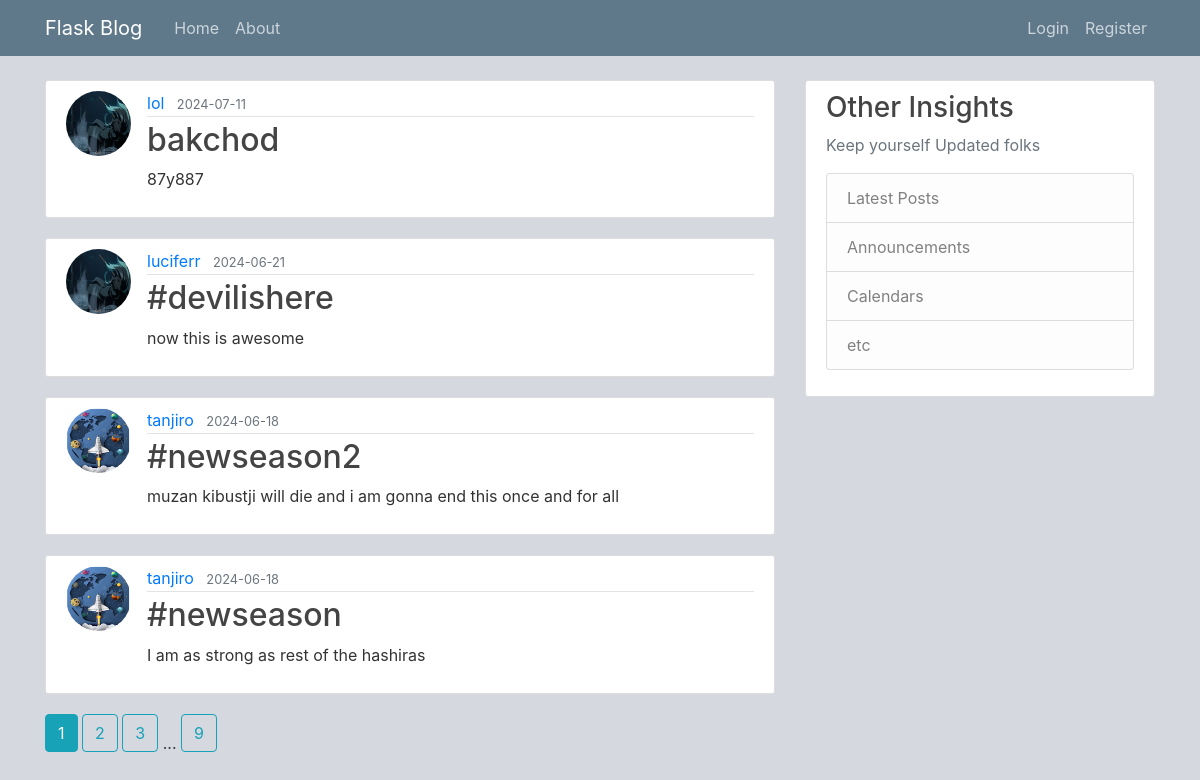
Page /home on the earlier database version.
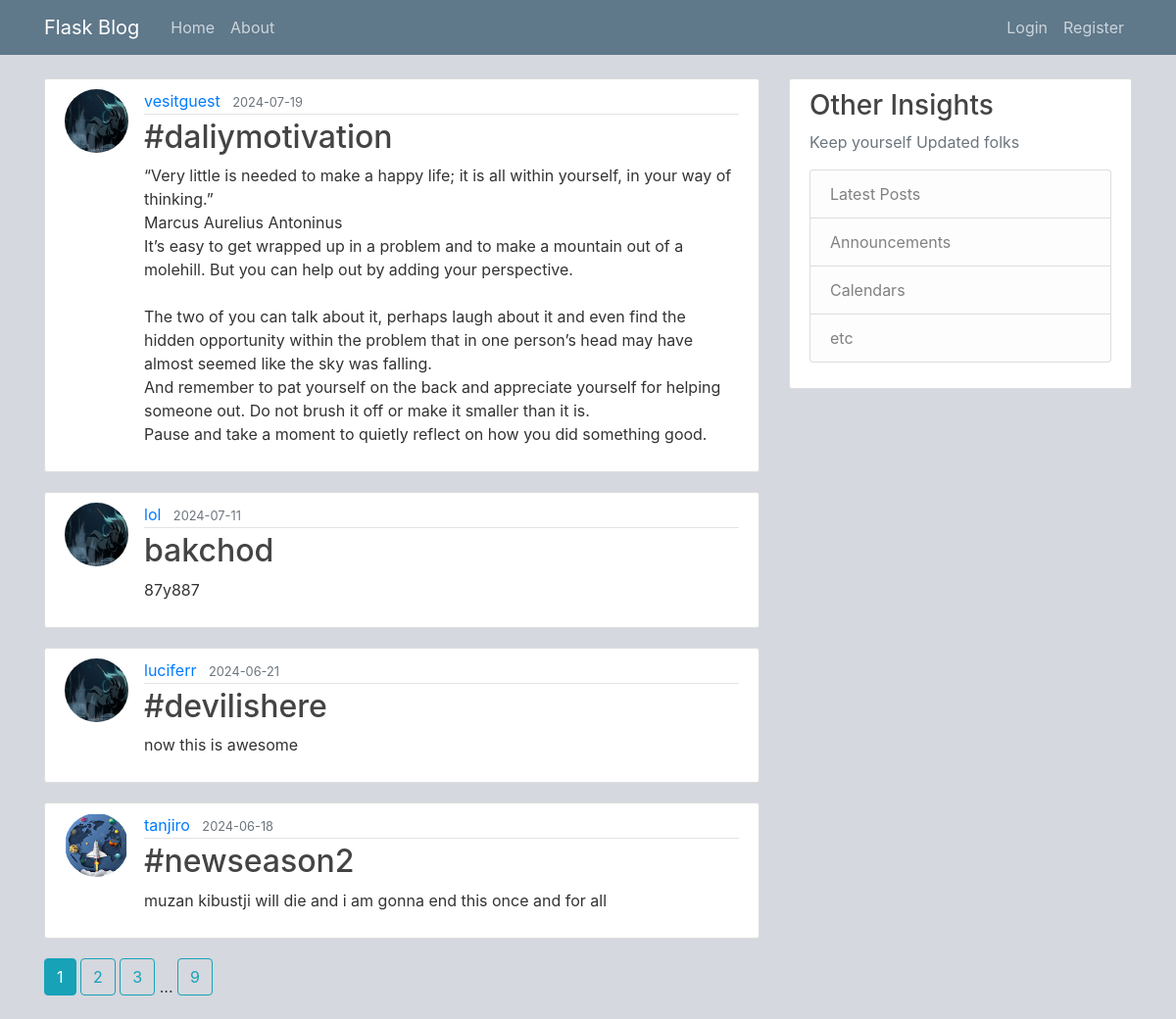
Same page on the later database version.
### flaskblog/models.py (models this page shows, shortened)
class Post(db.Model):
    id = db.Column(db.Integer, primary_key=True)
    title = db.Column(db.String(100), nullable=False)
    date_posted = db.Column(db.DateTime, nullable=False, default=datetime.utcnow)
    content = db.Column(db.Text, nullable=False)
    user_id = db.Column(db.Integer, db.ForeignKey('user.id'), nullable=False)

class User(db.Model, UserMixin):
    id = db.Column(db.Integer, primary_key=True)
    username = db.Column(db.String(20), unique=True, nullable=False)
    email = db.Column(db.String(120), unique=True, nullable=False)
    image_file = db.Column(db.String(20), nullable=False, default='default.jpg')
    password = db.Column(db.String(60), nullable=False)
    posts = db.relationship('Post', backref='author', lazy=True)

### flaskblog/main/routes.py (the view)
@main.route("/")
@main.route("/home")
def home():
    page=request.args.get('page', 1, type=int)
    posts= Post.query.order_by(Post.date_posted.desc()).paginate(page=page, per_page=4)
    return render_template('home.html', posts=posts)

### flaskblog/templates/home.html
{% extends "layout.html" %}
{% block content %}
    {% for post in posts.items %}
        <article class="media content-section">
          <img class="rounded-circle article-img" src="{{ url_for('static', filename='pfp/' + post.author.image_file) }}">
          <div class="media-body">
            <div class="article-metadata">
              <a class="mr-2" href="{{url_for('users.user_posts', username = post.author.username)}}"> {{ post.author.username }} </a>
              <small class="text-muted">{{ post.date_posted.strftime('%Y-%m-%d') }}</small>
            </div>
            <h2><a class="article-title" href="{{ url_for('posts.post', post_id=post.id)}}">{{ post.title }}</a></h2>
            <p class="article-content">{{ post.content }}</p>
          </div>
        </article>
    {% endfor %}
    {% for page_num in posts.iter_pages(left_edge=1, right_edge=1, left_current=1, right_current=2) %}
      {% if page_num %}
        {% if posts.page == page_num %}
          <a class="btn btn-info mb-4" href="{{ url_for('main.home', page=page_num) }}">{{ page_num }}</a>
        {% else %}
          <a class="btn btn-outline-info mb-4" href="{{ url_for('main.home', page=page_num) }}">{{ page_num }}</a>
        {% endif %}
      {% else %}
        ...
    {% endif %}
  {% endfor %}
{% endblock content %}

### flaskblog/templates/layout.html (shortened to what this page needs)
<!DOCTYPE html>
<html>
<head>
    <link rel="stylesheet" href="https://maxcdn.bootstrapcdn.com/bootstrap/4.0.0/css/bootstrap.min.css">
    <link rel="stylesheet" type="text/css" href="{{ url_for('static', filename='main.css') }}">
</head>
<body>
    <header class="site-header">
      <nav class="navbar navbar-expand-md navbar-dark bg-steel fixed-top">
        <div class="container">
          <a class="navbar-brand mr-4" href="/">Flask Blog</a>
          <div class="collapse navbar-collapse" id="navbarToggle">
            <div class="navbar-nav mr-auto">
              <a class="nav-item nav-link" href="{{ url_for('main.home') }}">Home</a>
              <a class="nav-item nav-link" href="{{ url_for('main.about') }}">About</a>
            </div>
            <div class="navbar-nav">
              {% if current_user.is_authenticated %}
              <a class="nav-item nav-link" href="{{ url_for('posts.new_post') }}">New Post</a>
                <a class="nav-item nav-link" href="{{ url_for('users.account') }}">Profile</a>
                <a class="nav-item nav-link" href="{{ url_for('users.logout') }}">Logout</a>
              {% else %}
                <a class="nav-item nav-link" href="{{ url_for('users.login') }}">Login</a>
                <a class="nav-item nav-link" href="{{ url_for('users.register') }}">Register</a>
              {% endif%}
            </div>
          </div>
        </div>
      </nav>
    </header>
    <main role="main" class="container">
      <div class="row">
        <div class="col-md-8">
          {% block content %}                  {% endblock %}
        </div>
        <div class="col-md-4">
          <div class="content-section">
            <h3>Other Insights</h3>
            <p class='text-muted'>Keep yourself Updated folks
              <ul class="list-group">
                <li class="list-group-item list-group-item-light">Latest Posts</li>
                <li class="list-group-item list-group-item-light">Announcements</li>
                <li class="list-group-item list-group-item-light">Calendars</li>
                <li class="list-group-item list-group-item-light">etc</li>
              </ul>
            </p>
          </div>
        </div>
      </div>
    </main>
</body>
</html>

### flaskblog/static/main.css (style rules this page uses)
body { background: #d5d8de; color: #333333; margin-top: 5rem; }
h1, h2, h3, h4, h5, h6 { color: #444444; }
.bg-steel { background-color: #5f788a; }
.site-header .navbar-nav .nav-link { color: #cbd5db; }
.content-section { background: #ffffff; padding: 10px 20px; border: 1px solid #dddddd; border-radius: 3px; margin-bottom: 20px; }
.article-title { color: #444444; }
.article-content { white-space: pre-line; }
.article-img { height: 65px; width: 65px; margin-right: 16px; }
.article-metadata { padding-bottom: 1px; margin-bottom: 4px; border-bottom: 1px solid #e3e3e3 }

Differences in the rows shown:
no longer on this page (row unchanged): Post: image_file (picture), author.username "tanjiro", date_posted "2024-06-18", title "#newseason", content "I am as strong as rest of the hashiras"
added Post: image_file (placeholder picture), author.username "vesitguest", date_posted "2024-07-19", title "#daliymotivation", content "“Very little is needed to make a happy life; it is all within yourself, in your way of thinking.” Marcus Aurelius Antoninus It’s easy to get wrapped up in a problem and to make a mountain out of a molehill. But you can help out by adding your perspective. The two of you can talk about it, perhaps laugh about it and even find the hidden opportunity within the problem that in one person’s head may have almost seemed like the sky was falling. And remember to pat yourself on the back and appreciate yourself for helping someone out. Do not brush it off or make it smaller than it is. Pause and take a moment to quietly reflect on how you did something good."
